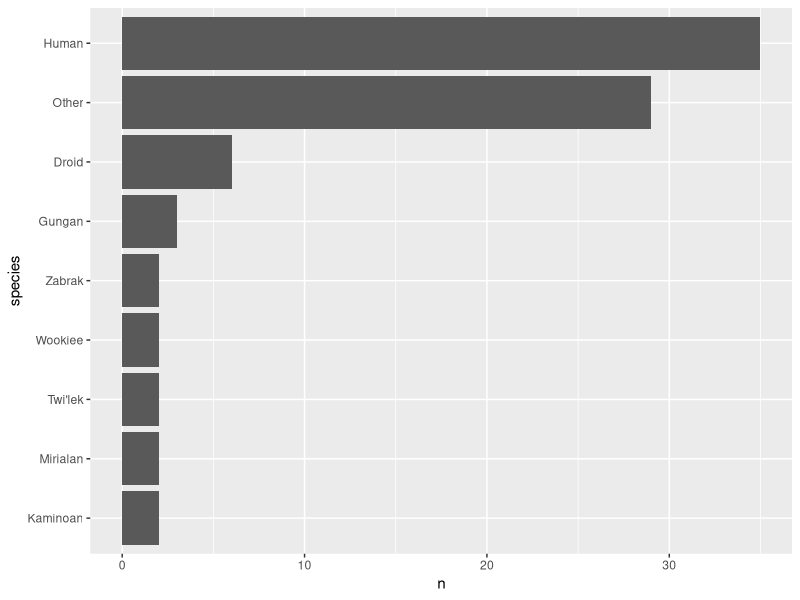
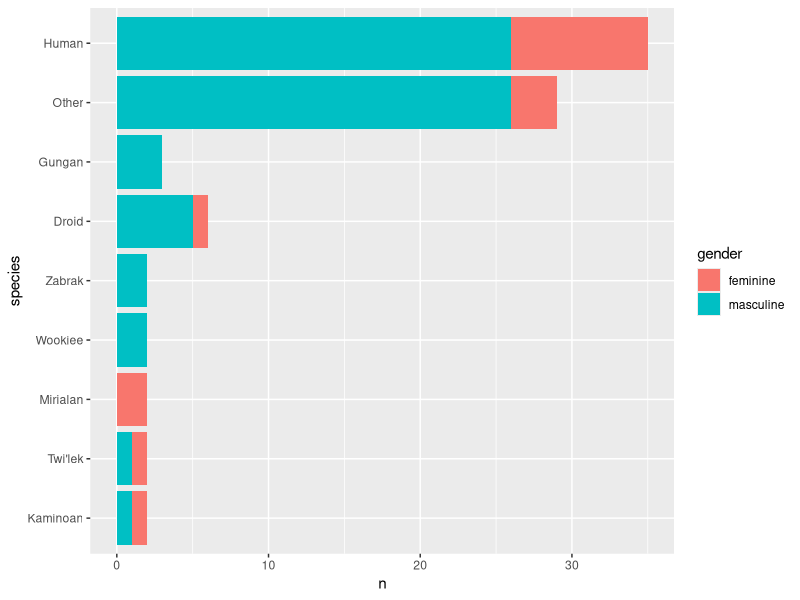
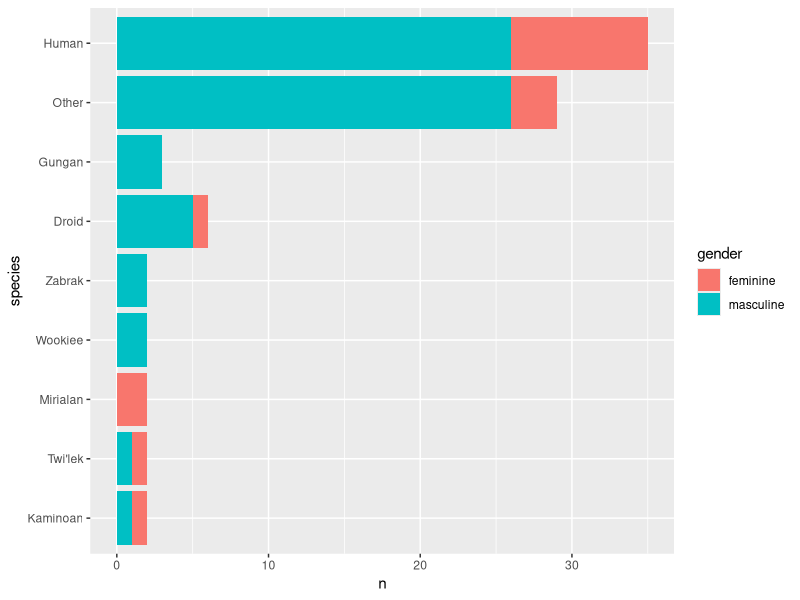
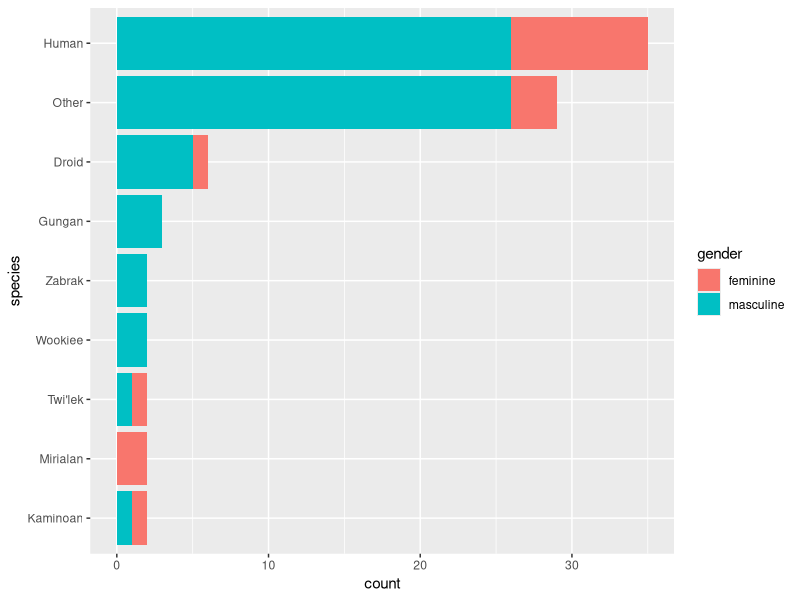
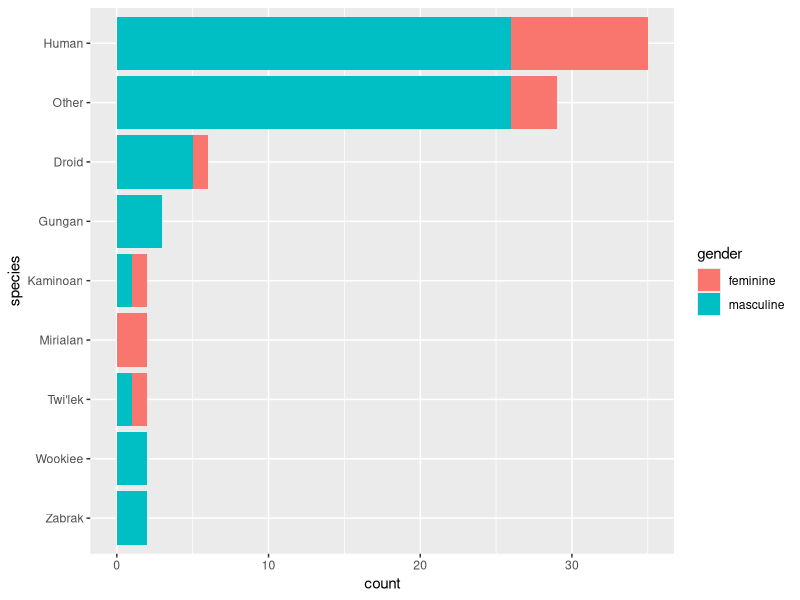
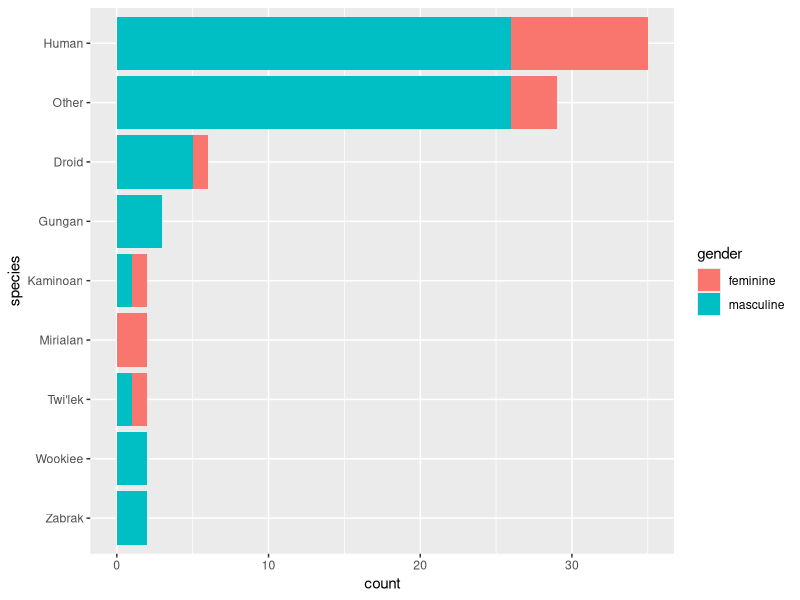

The R source for these figures, in order:
## ---- chunk 1
library(tidyverse)
## ---- chunk 2
starwars %>% 
  filter(!is.na(species)) %>% 
  count(species = fct_lump(species, 5), sort = TRUE) %>% 
  mutate(species = fct_reorder(species, n)) %>% 
  ggplot(aes(species, n)) + 
  geom_col() + coord_flip()
## ---- chunk 3
starwars %>% 
  filter(!is.na(species)) %>% 
  count(species = fct_lump(species, 5), gender = fct_lump(gender, 2), sort = TRUE) %>% 
  mutate(species = fct_reorder(species, n)) %>% 
  ggplot(aes(species, n, fill = gender)) + 
  geom_col() + coord_flip()
## ---- chunk 4
starwars %>% 
  filter(!is.na(species)) %>% 
  count(species = fct_lump(species, 5), gender = fct_lump(gender, 2), sort = TRUE) %>% 
  mutate(gender = fct_explicit_na(gender),
         species = fct_reorder(species, n)) %>% 
  ggplot(aes(species, n, fill = gender)) + 
  geom_col() + coord_flip()
## ---- chunk 5
starwars %>% filter(!is.na(species)) %>% 
  mutate(species = fct_lump(species, 5)) %>% 
  group_by(species) %>% 
  mutate(typeCount = n()) %>% 
  ungroup() %>% 
  mutate(species = fct_reorder(species, typeCount)) %>% 
  ggplot()+
  geom_bar(aes(species, fill = gender))+
  coord_flip()
## ---- chunk 6
starwars %>% filter(!is.na(species)) %>% 
  mutate(species = fct_lump(species, 5)) %>% 
  mutate(species = species %>% fct_infreq() %>% fct_rev()) %>% 
  ggplot()+
  geom_bar(aes(species, fill = gender))+
  coord_flip()
## ---- chunk 7
starwars %>% filter(!is.na(species)) %>% 
  mutate(species = fct_lump(species, 5) %>% fct_infreq() %>% fct_rev()) %>% 
  ggplot()+
  geom_bar(aes(species, fill = gender))+
  coord_flip()
## ---- chunk 8
df <- tibble(
  Symbol = c("a", "b", "c", "c", "d", "e"),
  Value = 1:6
)

df %>% count(Symbol, sort = TRUE)
df %>% count(Symbol, wt = Value, sort = TRUE)
## ---- chunk 9
starwars %>% 
  filter(!(is.na(species))) %>% 
  group_by(species) %>% 
  summarize(n=n(), mean = mean(height, na.rm = TRUE)) %>% 
  arrange(desc(n))
